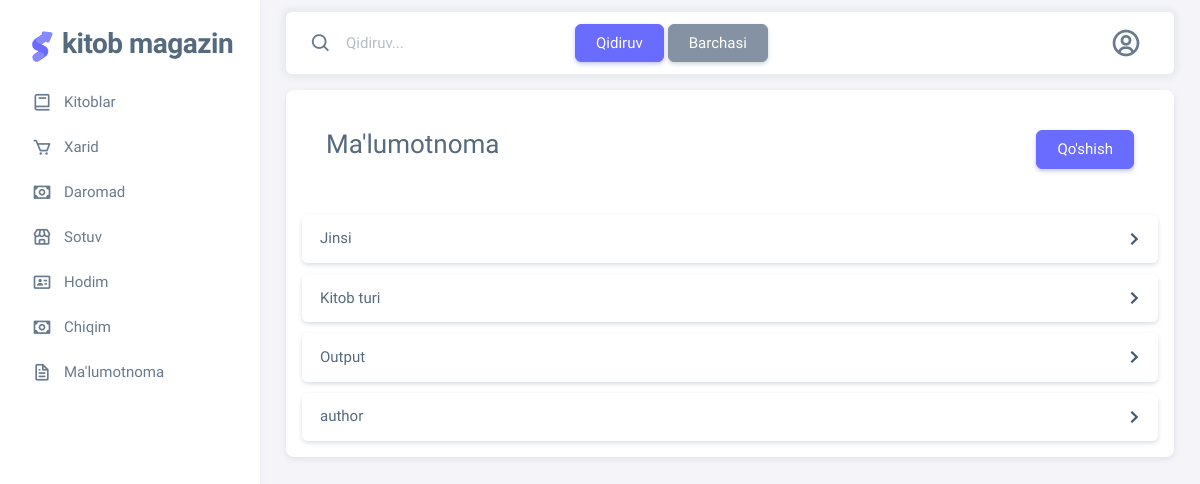
/reference/ (signed in), run on the app's committed database.
### home/models.py (models this page shows, shortened)
class reference(models.Model):
    name = models.CharField(max_length=255, verbose_name="reference nomi")
    value = models.CharField(max_length=255, verbose_name="reference qiymati")
    IsDeleted = models.BooleanField(default=False)

### home/views.py (the view)
# urls.py: path("reference/", views.reference_view, name="reference"),
@login_required(login_url='login')
def reference_view(request):
    reference_models = models.reference.objects.all()
    names = set()
    reference_values = dict()
    for item in reference_models:
        names.add(item.name)
        for name in names:
            if name == item.name:
                if name not in reference_values:
                    reference_values[name]= [{'id':item.id, 'value':item.value}]
                else:
                    reference_values[name].append({'id':item.id, 'value':item.value})
    context ={
        'reference_values':reference_values
    }
    return render(request , "reference.html" , context=context)

### templates/reference.html (shortened to what this page needs)
{% extends "base.html" %}
{% block content %}
<div class="card mt-3 p-3">
    <div class="card-header d-flex align-content-lg-center justify-content-between">
        <h3>Ma'lumotnoma</h3>
        <a href="{% url 'reference_create' %}" class="btn btn-primary h-25">Qo'shish</a>
    </div>
<div class="col-md mb-4 mb-md-0">
    <div class="accordion mt-3" id="accordionExample">
        {% for key, value in reference_values.items %}
        <div class="card accordion-item">
            <h2 class="accordion-header" id="heading{{ forloop.counter }}">
                <button type="button" class="accordion-button collapsed" data-bs-toggle="collapse" data-bs-target="#accordion{{ forloop.counter }}" aria-expanded="false" aria-controls="accordion{{ forloop.counter }}">
                    {{ key }}
                </button>
            </h2>
        </div>
        {% endfor %}
    </div>
</div>
</div>
{% endblock content %}

### data on the page
reference: reference_values "Jinsi"
reference: reference_values "Kitob turi"
reference: reference_values "Output"
reference: reference_values "author"
